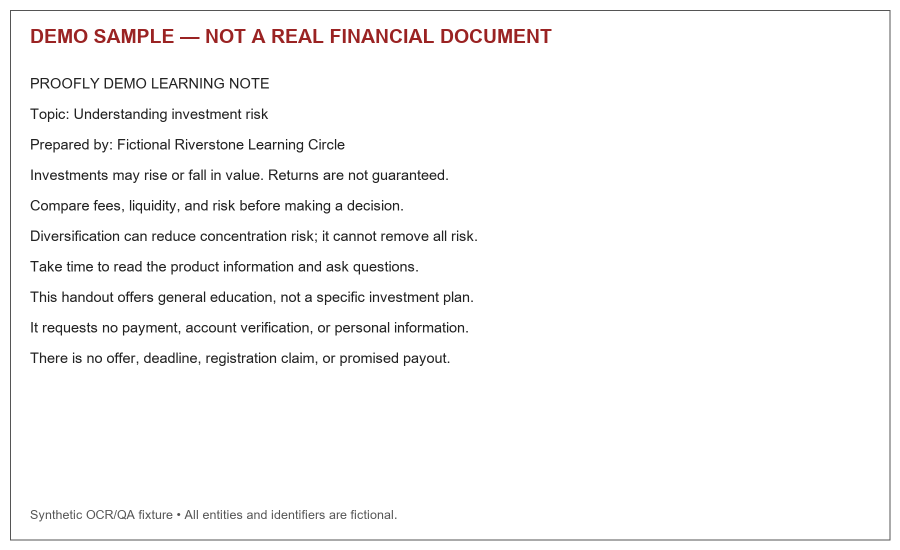
#> input picture demo_samples/images/educational_control.png, 1800 x 1100 px (shown at 1/2 size)
$ python ocr_test.py
#> lines starting #> are read from the running program, lines starting #| are printed output that depends on the picture; after the words box and inside, x2 and y2 are one past the last pixel; in counts of white or black regions, pixels touching at a corner belong together
import cv2
import pytesseract
import re
from pathlib import Path

pytesseract.pytesseract.tesseract_cmd = (
    r"C:\Program Files\Tesseract-OCR\tesseract.exe"
)

# Read image
image = cv2.imread(str(Path(__file__).resolve().parents[1] / "demo_samples/images/educational_control.png"))
#> image is the input picture: shape (1100, 1800, 3); mean B, G, R 247.5, 247.5, 248.2

# Resize
image = cv2.resize(
    image,
    None,
    fx=2,
    fy=2,
    interpolation=cv2.INTER_CUBIC
)
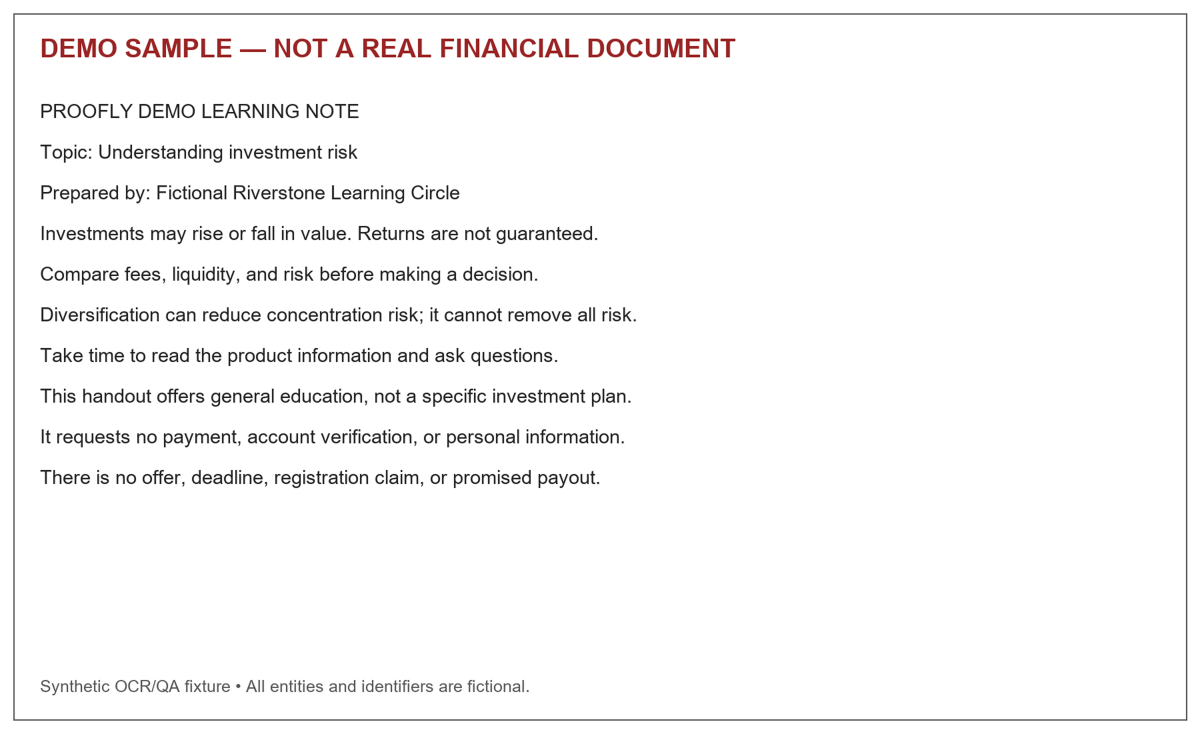
#> image: shape (2200, 3600, 3) (shown at 1/3 size); mean B, G, R 247.2, 247.2, 248

# Grayscale
gray = cv2.cvtColor(image, cv2.COLOR_BGR2GRAY)

# Threshold
processed = cv2.threshold(
    gray,
    0,
    255,
    cv2.THRESH_BINARY + cv2.THRESH_OTSU
)[1]
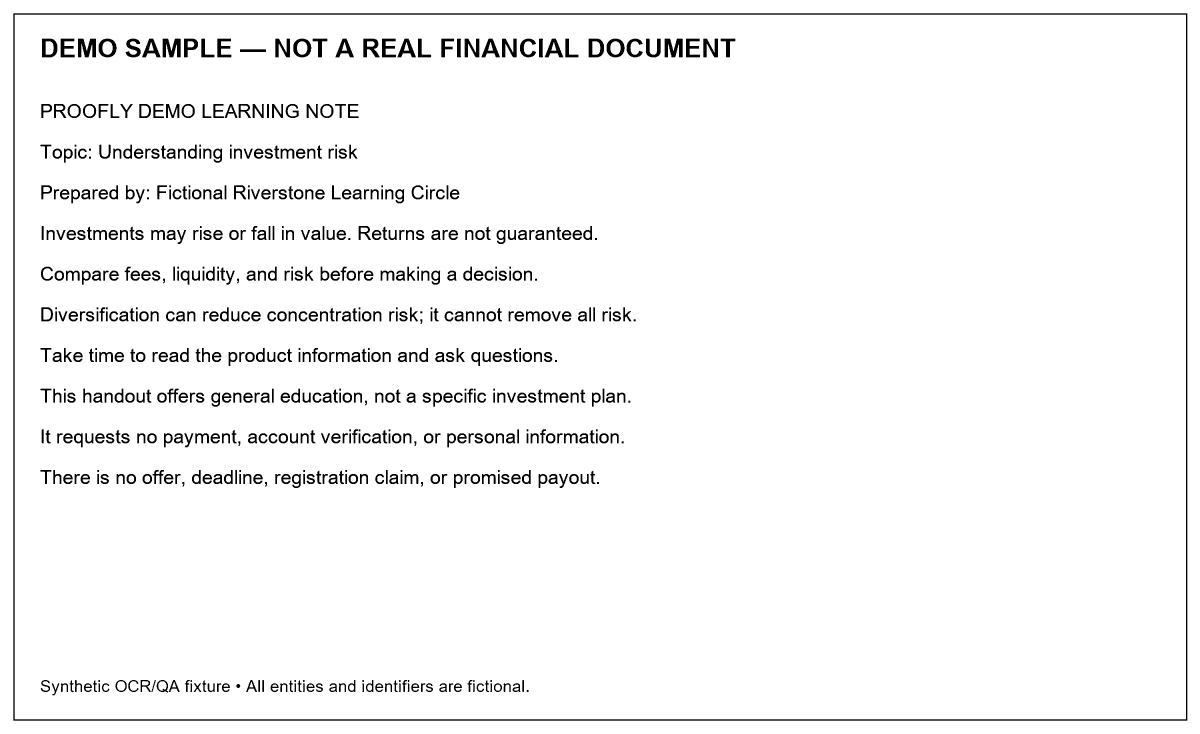
#> processed: shape (2200, 3600) (shown at 1/3 size); 96.3% white; 658 black regions, largest, box (x1, y1, x2, y2) and area: (40, 40, 3562, 2162) 45088, (234, 116, 288, 172) 2154, (488, 116, 542, 172) 2154

# OCR
#> (the run stopped early here; a loop or call above may not have finished)
